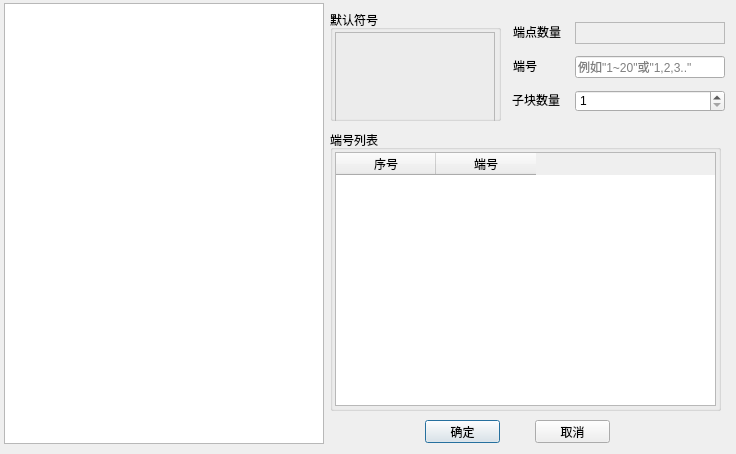
<?xml version="1.0" encoding="UTF-8"?>
<ui version="4.0">
 <class>DialogNewSpur</class>
 <widget class="QDialog" name="DialogNewSpur">
  <property name="geometry">
   <rect>
    <x>0</x>
    <y>0</y>
    <width>736</width>
    <height>454</height>
   </rect>
  </property>
  <property name="windowTitle">
   <string>功能定义</string>
  </property>
  <widget class="QTreeView" name="treeView">
   <property name="geometry">
    <rect>
     <x>4</x>
     <y>3</y>
     <width>320</width>
     <height>441</height>
    </rect>
   </property>
   <property name="editTriggers">
    <set>QAbstractItemView::NoEditTriggers</set>
   </property>
  </widget>
  <widget class="QPushButton" name="BtnOk">
   <property name="geometry">
    <rect>
     <x>425</x>
     <y>420</y>
     <width>75</width>
     <height>23</height>
    </rect>
   </property>
   <property name="text">
    <string>确定</string>
   </property>
  </widget>
  <widget class="QPushButton" name="BtnCancel">
   <property name="geometry">
    <rect>
     <x>535</x>
     <y>420</y>
     <width>75</width>
     <height>23</height>
    </rect>
   </property>
   <property name="text">
    <string>取消</string>
   </property>
  </widget>
  <widget class="QGroupBox" name="groupBox">
   <property name="geometry">
    <rect>
     <x>330</x>
     <y>10</y>
     <width>171</width>
     <height>111</height>
    </rect>
   </property>
   <property name="title">
    <string>默认符号</string>
   </property>
   <layout class="QHBoxLayout" name="horizontalLayout_2">
    <property name="spacing">
     <number>0</number>
    </property>
    <property name="leftMargin">
     <number>2</number>
    </property>
    <property name="topMargin">
     <number>2</number>
    </property>
    <property name="rightMargin">
     <number>2</number>
    </property>
    <property name="bottomMargin">
     <number>2</number>
    </property>
    <item>
     <widget class="QLabel" name="LbSpurJpg">
      <property name="minimumSize">
       <size>
        <width>160</width>
        <height>90</height>
       </size>
      </property>
      <property name="maximumSize">
       <size>
        <width>160</width>
        <height>90</height>
       </size>
      </property>
      <property name="frameShape">
       <enum>QFrame::StyledPanel</enum>
      </property>
      <property name="text">
       <string/>
      </property>
     </widget>
    </item>
   </layout>
  </widget>
  <widget class="QLabel" name="LbPara1">
   <property name="geometry">
    <rect>
     <x>513</x>
     <y>26</y>
     <width>54</width>
     <height>12</height>
    </rect>
   </property>
   <property name="text">
    <string>端点数量</string>
   </property>
  </widget>
  <widget class="QLabel" name="LbTermCount">
   <property name="geometry">
    <rect>
     <x>575</x>
     <y>22</y>
     <width>150</width>
     <height>22</height>
    </rect>
   </property>
   <property name="frameShape">
    <enum>QFrame::StyledPanel</enum>
   </property>
   <property name="text">
    <string/>
   </property>
  </widget>
  <widget class="QLabel" name="LbPara2">
   <property name="geometry">
    <rect>
     <x>513</x>
     <y>60</y>
     <width>54</width>
     <height>12</height>
    </rect>
   </property>
   <property name="text">
    <string>端号</string>
   </property>
  </widget>
  <widget class="QLineEdit" name="EdTermNum">
   <property name="geometry">
    <rect>
     <x>575</x>
     <y>56</y>
     <width>150</width>
     <height>22</height>
    </rect>
   </property>
   <property name="placeholderText">
    <string>例如&quot;1~20&quot;或&quot;1,2,3..&quot;</string>
   </property>
  </widget>
  <widget class="QLabel" name="LbPara3">
   <property name="geometry">
    <rect>
     <x>512</x>
     <y>94</y>
     <width>54</width>
     <height>12</height>
    </rect>
   </property>
   <property name="text">
    <string>子块数量</string>
   </property>
  </widget>
  <widget class="QGroupBox" name="GroupList">
   <property name="geometry">
    <rect>
     <x>330</x>
     <y>130</y>
     <width>391</width>
     <height>281</height>
    </rect>
   </property>
   <property name="title">
    <string>端号列表</string>
   </property>
   <layout class="QHBoxLayout" name="horizontalLayout">
    <property name="spacing">
     <number>0</number>
    </property>
    <property name="leftMargin">
     <number>2</number>
    </property>
    <property name="topMargin">
     <number>2</number>
    </property>
    <property name="rightMargin">
     <number>2</number>
    </property>
    <property name="bottomMargin">
     <number>2</number>
    </property>
    <item>
     <widget class="QTableWidget" name="tableWidget">
      <column>
       <property name="text">
        <string>序号</string>
       </property>
      </column>
      <column>
       <property name="text">
        <string>端号</string>
       </property>
      </column>
     </widget>
    </item>
   </layout>
  </widget>
  <widget class="QSpinBox" name="spinSpurCount">
   <property name="geometry">
    <rect>
     <x>575</x>
     <y>90</y>
     <width>150</width>
     <height>22</height>
    </rect>
   </property>
   <property name="minimum">
    <number>1</number>
   </property>
   <property name="value">
    <number>1</number>
   </property>
  </widget>
 </widget>
 <resources/>
 <connections/>
</ui>
